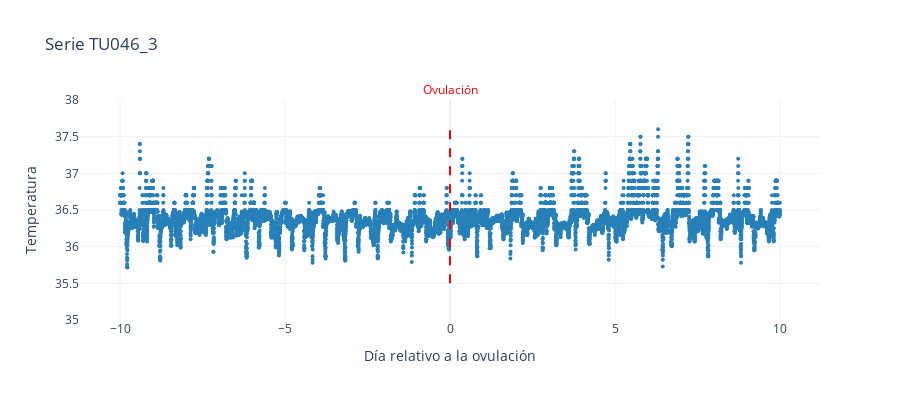
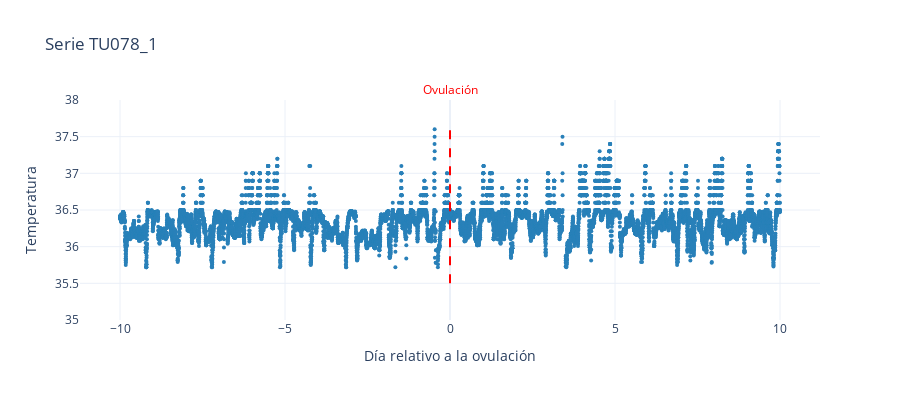
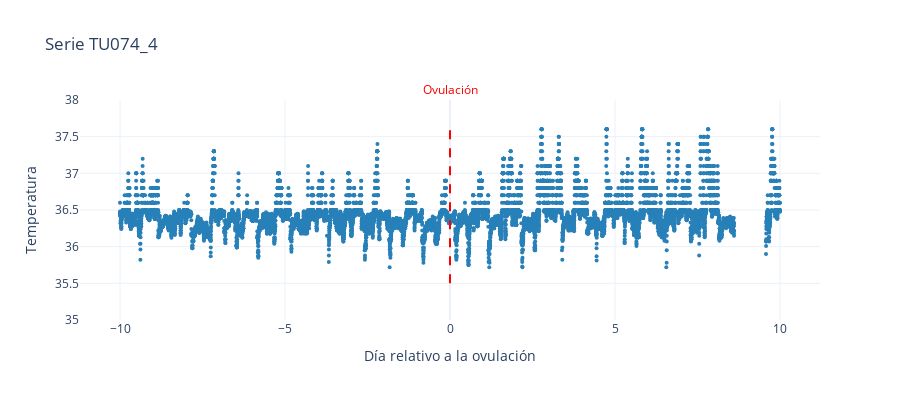
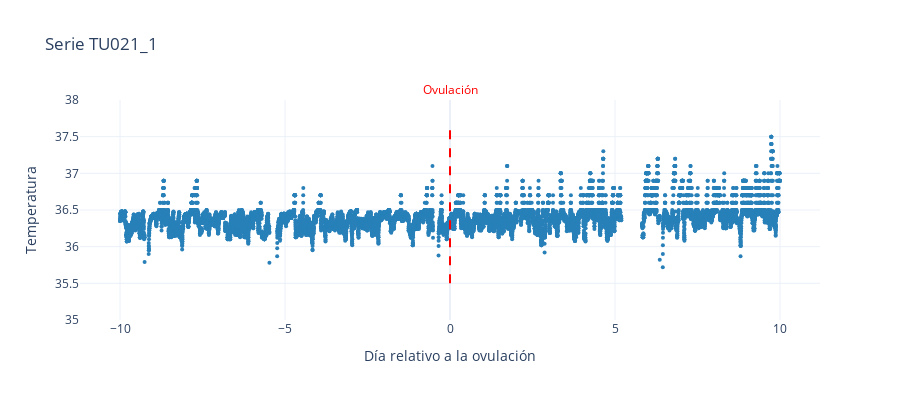

The notebook cell saved with these charts, in order:
### Code cell
print_series_zoom(ids_estudio)

### Figure 1 — Plotly figure (JSON) as saved in the notebook; plotly's stock layout.template omitted (floating-point values rounded to 4 significant figures; data arrays with more than 128 entries replaced by an {"elided": "..."} marker saying what was removed)
{"data": [{"line": {"width": 1}, "marker": {"color": "#2980B9", "size": 4}, "mode": "markers", "name": "TU046_3", "type": "scatter", "x": {"elided": "14401 float values"}, "y": {"elided": "14401 float values"}}], "layout": {"annotations": [{"font": {"color": "red"}, "showarrow": false, "text": "Ovulación", "x": 0, "y": 38, "yanchor": "bottom"}], "height": 400, "hovermode": "x unified", "shapes": [{"line": {"color": "red", "dash": "dash", "width": 2}, "type": "line", "x0": 0, "x1": 0, "y0": 35.5, "y1": 37.7}], "title": {"text": "Serie TU046_3"}, "xaxis": {"title": {"text": "Día relativo a la ovulación"}}, "yaxis": {"range": [35, 38], "title": {"text": "Temperatura"}}}}

### Figure 2 — Plotly figure (JSON) as saved in the notebook; plotly's stock layout.template omitted (floating-point values rounded to 4 significant figures; data arrays with more than 128 entries replaced by an {"elided": "..."} marker saying what was removed)
{"data": [{"line": {"width": 1}, "marker": {"color": "#2980B9", "size": 4}, "mode": "markers", "name": "TU078_1", "type": "scatter", "x": {"elided": "14401 float values"}, "y": {"elided": "14401 float values"}}], "layout": {"annotations": [{"font": {"color": "red"}, "showarrow": false, "text": "Ovulación", "x": 0, "y": 38, "yanchor": "bottom"}], "height": 400, "hovermode": "x unified", "shapes": [{"line": {"color": "red", "dash": "dash", "width": 2}, "type": "line", "x0": 0, "x1": 0, "y0": 35.5, "y1": 37.7}], "title": {"text": "Serie TU078_1"}, "xaxis": {"title": {"text": "Día relativo a la ovulación"}}, "yaxis": {"range": [35, 38], "title": {"text": "Temperatura"}}}}

### Figure 3 — Plotly figure (JSON) as saved in the notebook; plotly's stock layout.template omitted (floating-point values rounded to 4 significant figures; data arrays with more than 128 entries replaced by an {"elided": "..."} marker saying what was removed)
{"data": [{"line": {"width": 1}, "marker": {"color": "#2980B9", "size": 4}, "mode": "markers", "name": "TU074_4", "type": "scatter", "x": {"elided": "14401 float values"}, "y": {"elided": "14401 float values"}}], "layout": {"annotations": [{"font": {"color": "red"}, "showarrow": false, "text": "Ovulación", "x": 0, "y": 38, "yanchor": "bottom"}], "height": 400, "hovermode": "x unified", "shapes": [{"line": {"color": "red", "dash": "dash", "width": 2}, "type": "line", "x0": 0, "x1": 0, "y0": 35.5, "y1": 37.7}], "title": {"text": "Serie TU074_4"}, "xaxis": {"title": {"text": "Día relativo a la ovulación"}}, "yaxis": {"range": [35, 38], "title": {"text": "Temperatura"}}}}

### Figure 4 — Plotly figure (JSON) as saved in the notebook; plotly's stock layout.template omitted (floating-point values rounded to 4 significant figures; data arrays with more than 128 entries replaced by an {"elided": "..."} marker saying what was removed)
{"data": [{"line": {"width": 1}, "marker": {"color": "#2980B9", "size": 4}, "mode": "markers", "name": "TU021_1", "type": "scatter", "x": {"elided": "14401 float values"}, "y": {"elided": "14401 float values"}}], "layout": {"annotations": [{"font": {"color": "red"}, "showarrow": false, "text": "Ovulación", "x": 0, "y": 38, "yanchor": "bottom"}], "height": 400, "hovermode": "x unified", "shapes": [{"line": {"color": "red", "dash": "dash", "width": 2}, "type": "line", "x0": 0, "x1": 0, "y0": 35.5, "y1": 37.7}], "title": {"text": "Serie TU021_1"}, "xaxis": {"title": {"text": "Día relativo a la ovulación"}}, "yaxis": {"range": [35, 38], "title": {"text": "Temperatura"}}}}
